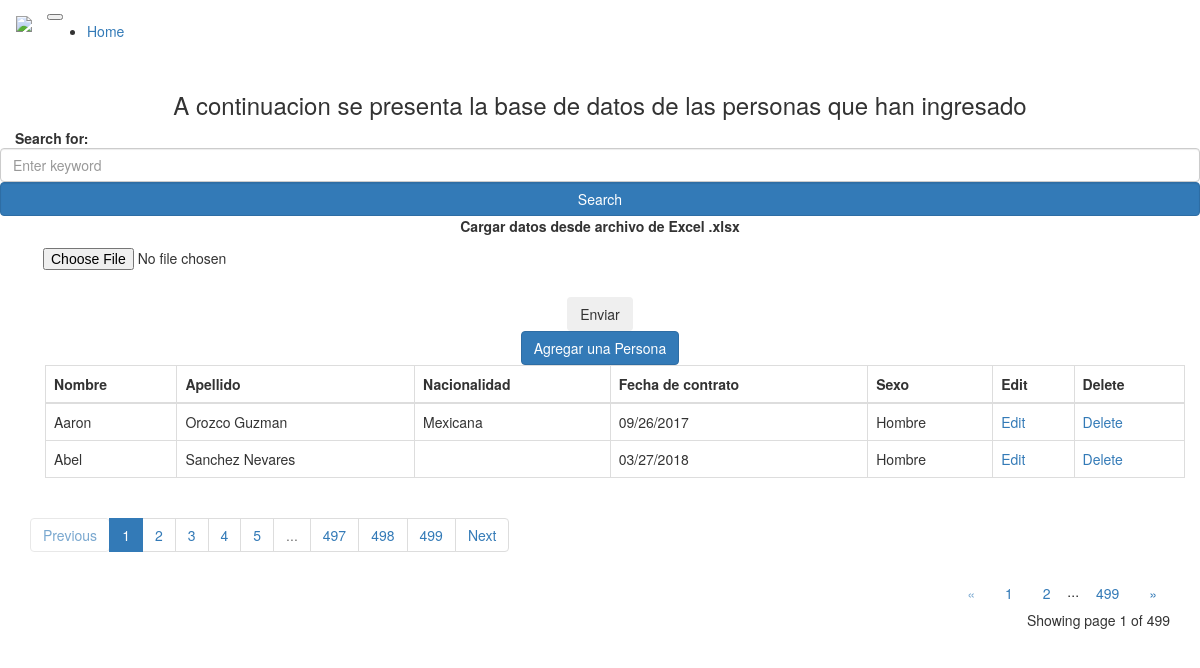
The page / on the database its author committed.
### main.py (models this page shows)
class Person(db.Model):
    id = db.Column(db.Integer, primary_key=True)
    nombre = db.Column(db.String(80), nullable=False)
    apellido = db.Column(db.String(80), nullable=False)
    nacionalidad = db.Column(db.String(50), nullable=False)
    fecha_contrato = db.Column(db.String(50), nullable=False)
    sexo = db.Column(db.String(50), nullable=False)

### main.py (the view)
@app.route("/", methods=["GET", "POST"])
def home():
    page = request.args.get('page', 1, type=int)
    all_people = Person.query.order_by(Person.nombre).paginate(page=page, per_page=ROWS_PER_PAGE)
    if request.method == "POST" and "tag" in request.form:
        tag = request.form["tag"]
        all_people = Person.query.filter(Person.nombre.like(f'%{tag}%')).paginate(per_page=ROWS_PER_PAGE, error_out=False)
        return render_template("index.html", people=all_people, tag=tag)
    return render_template("index.html", people=all_people)

### templates/index.html (shortened to what this page needs)
{% extends 'bootstrap/base.html' %}
{% block content %}
<div class="container mt-5">
  <h3 class="text-center">A continuacion se presenta la base de datos de las personas que han ingresado</h3>
    <div class="row">
      <div class="col-8">
        <strong> Search for: {{tag}} </strong>
      </div>
      <div class="col-4">
        <form action="" method="POST" autocomplete="off">
          <div class="row">
            <div class="col-6">
              <input type="text" class="form-control" name="tag" id="tag" placeholder="Enter keyword">
            </div>
            <div class="col-6" align="left">
              <input type="submit" value="Search" class="form-control btn btn-primary" name="">
            </div>
          </div>
        </form>
      </div>
    </div>
    <form class="text-center" action="/uploader" method="POST" enctype="multipart/form-data">
      <div class="col-auto mt-5 p-0">
        <label for="formFileSm" class="form-label">Cargar datos desde archivo de Excel .xlsx</label>
      </div>
      <div class="col-12 d-flex justify-content-center flex-wrap">
      <div class="">
        <input class="btn btn-secondary form-control-sm" id="formFileSm" type="file" name="archivo"><br>
      </div>
      <div class="pl-1 mb-0 mt-1">
        <input class="btn btn-secondary align-items-center" type="submit" value="Enviar">
      </div>
      </div>
    </form>
    <div class="text-center mb-5 mt-4">
      <a href="{{url_for('add_person')}}" class="btn btn-primary">Agregar una Persona</a>
    </div>
    <div class='container table-responsive mt-3' >
      <table class="table table-bordered table-hover">
        <thead class="thead-dark">
          <tr>
            <th scope="col">Nombre</th>
            <th scope="col">Apellido</th>
            <th scope="col">Nacionalidad</th>
            <th scope="col">Fecha de contrato</th>
            <th scope="col">Sexo</th>
            <th scope="col">Edit</th>
            <th scope="col">Delete</th>
          </tr>
        </thead>
        <tbody>
        {% for person in people.items  %}
          <tr>
            <td>{{person.nombre.title()}}</td>
            <td>{{person.apellido.title()}}</td>
            <td>{{person.nacionalidad.capitalize()}}</td>
            <td>{{person.fecha_contrato}}</td>
            <td>{{person.sexo.capitalize()}}</td>
            <td><a href="{{url_for('edit_person', id=person.id)}}" class="button">Edit</a></td>
            <td><a href="{{url_for('delete_person', id=person.id)}}" class="button">Delete</a></td>
          </tr>
        {% endfor %}
        </tbody>
      </table>
    </div>
    <nav aria-label="Page navigation example">
      <ul class="pagination">
        {% if people.has_prev %}
          <li class="page-item"><a class="page-link" href="{{url_for("home", page=people.prev_num)}}">Previous</a></li>
        {% else %}
          <li class="page-item"><a class="page-link btn disabled" href="#">Previous</a></li>
        {% endif %}
        {% for page in people.iter_pages(left_edge=3, right_edge=3) %}
          {% if page %}
            {% if page==people.page %}
              <li class="page-item active"><a class="page-link" href="{{url_for("home", page=page)}}">{{page}}</a></li>
            {% else %}
              <li class="page-item"><a class="page-link" href="{{url_for("home", page=page)}}">{{page}}</a></li>
            {% endif %}
          {% else %}
            <li class="page-item disabled" id="example_ellipsis"><a class="page-link" href="#">...</a></li>
          {% endif %}
        {% endfor %}
        {% if people.has_next %}
          <li class="page-item"><a class="page-link" href="{{url_for("home", page=people.next_num)}}">Next</a></li>
        {% else %}
          <li class="page-item"><a class="page-link btn disabled" href="#">Next</a></li>
        {% endif %}
      </ul>
    </nav>
    <div class="text-right">
        <a href="{{ url_for('home', page=people.prev_num) }}"
          class="btn btn-outline-dark
          {% if people.page == 1 %}disabled{% endif %}">
            &laquo;
        </a>
        {% for page_num in people.iter_pages(left_edge=1, right_edge=1, left_current=1, right_current=2) %}
          {% if page_num %}
            {% if people.page == page_num %}
            <a href="{{ url_for('home', page=page_num) }}"
              class="btn btn-dark">
                {{ page_num }}
            </a>
            {% else %}
            <a href="{{ url_for('home', page=page_num) }}"
              class="btn btn-outline-dark">
                {{ page_num }}
            </a>
            {% endif %}
          {% else %}
            ...
          {% endif %}
        {% endfor %}
        <a href="{{ url_for('home', page=people.next_num) }}"
          class="btn btn-outline-dark
          {% if people.page == people.pages %}disabled{% endif %}">
            &raquo;
        </a>
    </div>
    <p class="text-right mt-3">
      Showing page {{ people.page }} of {{ people.pages }}
    </p>
</div>
{% endblock %}

### templates/header.html (shortened to what this page needs)
<!DOCTYPE html>
<html>
<head>
</head>
<body>
<div class="">
<nav class="navbar navbar-expand-lg navbar-light bg-light">
  <a class="navbar-brand" href="/">
  <img src="https://www.emqu.net/wp-content/uploads/2019/07/logo.png"></a>
  <button class="navbar-toggler" type="button" data-toggle="collapse" data-target="#navbarNav" aria-controls="navbarNav" aria-expanded="false" aria-label="Toggle navigation">
  </button>
  <div class="collapse navbar-collapse" id="navbarNav">
    <ul class="navbar-nav ">
      <li class="nav-item">
        <a class="nav-link" href="{{ url_for('home') }}">Home</a>
      </li>
    </ul>
  </div>
</nav>
</div>
</body>
</html>

### rows shown on the page
Person: nombre "Aaron", apellido "Orozco Guzman", nacionalidad "Mexicana", fecha_contrato "09/26/2017", sexo "Hombre"
Person: nombre "Abel", apellido "Sanchez Nevares", fecha_contrato "03/27/2018", sexo "Hombre"

### other values the page prints
{{ page }} "1"
{{ page }} "2" "3" "4" "5" "497" "498" "499"
{{ page_num }} "1"
{{ page_num }} "2" "499"
{{ people.page }} "1"
{{ people.pages }} "499"
